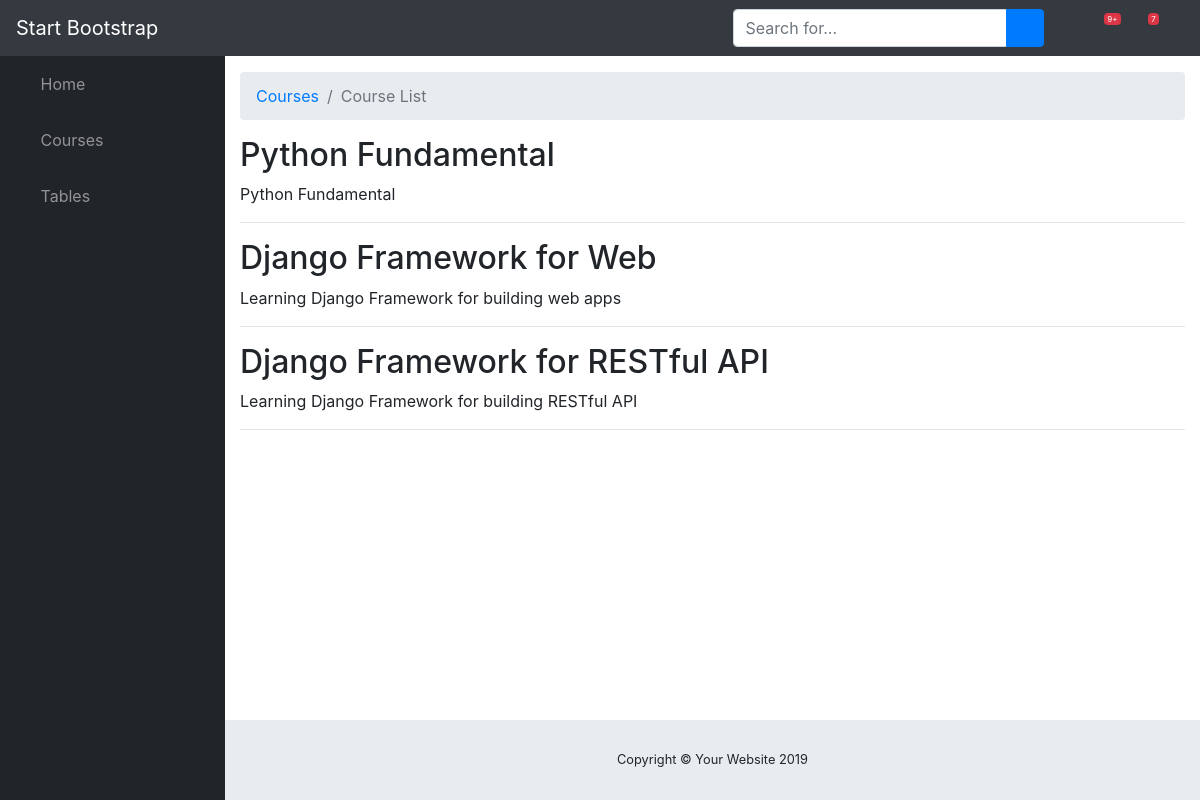
Page /courses/ on the earlier database version.
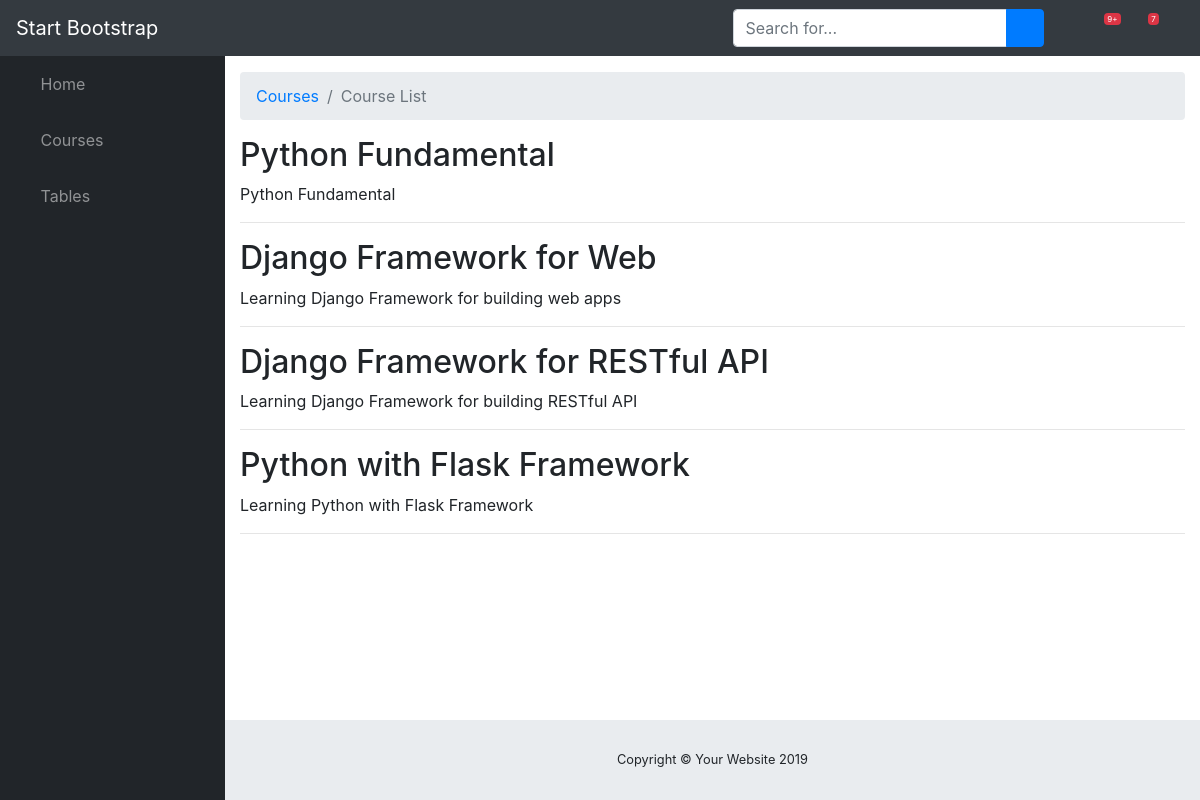
Same page on the later database version.
### courses/models.py (models this page shows, shortened)
class Course(models.Model):
    created_at = models.DateTimeField(auto_now_add=True)
    title = models.CharField(max_length=255)
    description = models.TextField()

### courses/views.py (the view)
# urls.py: path("",views.course_list,name='list'),
def course_list(request):
    courses = Course.objects.all()
    return render(request,'courses/course_list.html',{'courses':courses})

### courses/templates/courses/course_list.html (shortened to what this page needs)
{% extends 'sblayout.html' %}
{% block content %}
     <ol class="breadcrumb">
        <li class="breadcrumb-item">
          <a href="">Courses</a>
        </li>
        <li class="breadcrumb-item active">Course List</li>
      </ol>
      {% for course in courses %}
      <h2>{{ course.title }}</h2>
      <p>{{ course.description }}</p>
      <hr/>
      {% endfor %}
{% endblock content %}

Differences in the rows shown:
added Course: title "Python with Flask Framework", description "Learning Python with Flask Framework"
